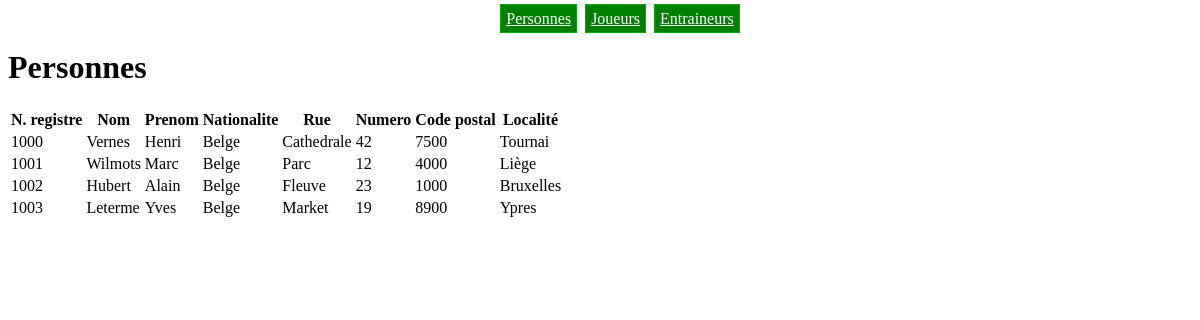
The app's page /personnes.php with its own data.
### tables this page shows
CREATE TABLE IF NOT EXISTS Personne (
  n_registre  BIGINT       PRIMARY KEY,
  nom         VARCHAR(50)  NOT NULL,
  prenom      VARCHAR(50)  NOT NULL,
  nationalite VARCHAR(50)  NOT NULL,
  rue         VARCHAR(200) NOT NULL,
  numero      INT          NOT NULL,
  code_postal INT          NOT NULL,
  localite    VARCHAR(50)  NOT NULL
);

### personnes.php (the view)
<?php include 'header.php' ?>
<h1>Personnes</h1>
<table>
  <tr>
    <th>N. registre</th>
    <th>Nom</th>
    <th>Prenom</th>
    <th>Nationalite</th>
    <th>Rue</th>
    <th>Numero</th>
    <th>Code postal</th>
    <th>Localité</th>
  </tr>
  <?php
  $req = $bdd->query('SELECT * FROM Personne');
  while($tuple = $req->fetch()){
    ?>
    <tr>
      <td><?php echo $tuple['n_registre'] ?></td>
      <td><?php echo $tuple['nom'] ?></td>
      <td><?php echo $tuple['prenom'] ?></td>
      <td><?php echo $tuple['nationalite'] ?></td>
      <td><?php echo $tuple['rue'] ?></td>
      <td><?php echo $tuple['numero'] ?></td>
      <td><?php echo $tuple['code_postal'] ?></td>
      <td><?php echo $tuple['localite'] ?></td>
    </tr>
    <?php
  }
  ?>
</table>
<?php include 'footer.php' ?>

### header.php (shortened to what this page needs)
<html>
  <link rel='stylesheet' href='style.css'>
<body>
<div class='menu'>
  <ul>
    <li><a href='personnes.php'>Personnes</a></li>
    <li><a href='joueurs.php'>Joueurs</a></li>
    <li><a href='entraineurs.php'>Entraineurs</a></li>
  </ul>
</div>

### footer.php
</body>
</html>

### style.css (style rules this page uses)
.menu { text-align: center; margin: 10px }
.menu li { display: inline; }
.menu li a { color: #ffffff; background-color: #008000; border: 1px #00aa00 solid; margin: 2px; padding: 5px; }

### records on screen
personne: n_registre "1000", nom "Vernes", prenom "Henri", nationalite "Belge", rue "Cathedrale", numero "42", code_postal "7500", localite "Tournai"
personne: n_registre "1001", nom "Wilmots", prenom "Marc", nationalite "Belge", rue "Parc", numero "12", code_postal "4000", localite "Liège"
personne: n_registre "1002", nom "Hubert", prenom "Alain", nationalite "Belge", rue "Fleuve", numero "23", code_postal "1000", localite "Bruxelles"
personne: n_registre "1003", nom "Leterme", prenom "Yves", nationalite "Belge", rue "Market", numero "19", code_postal "8900", localite "Ypres"
